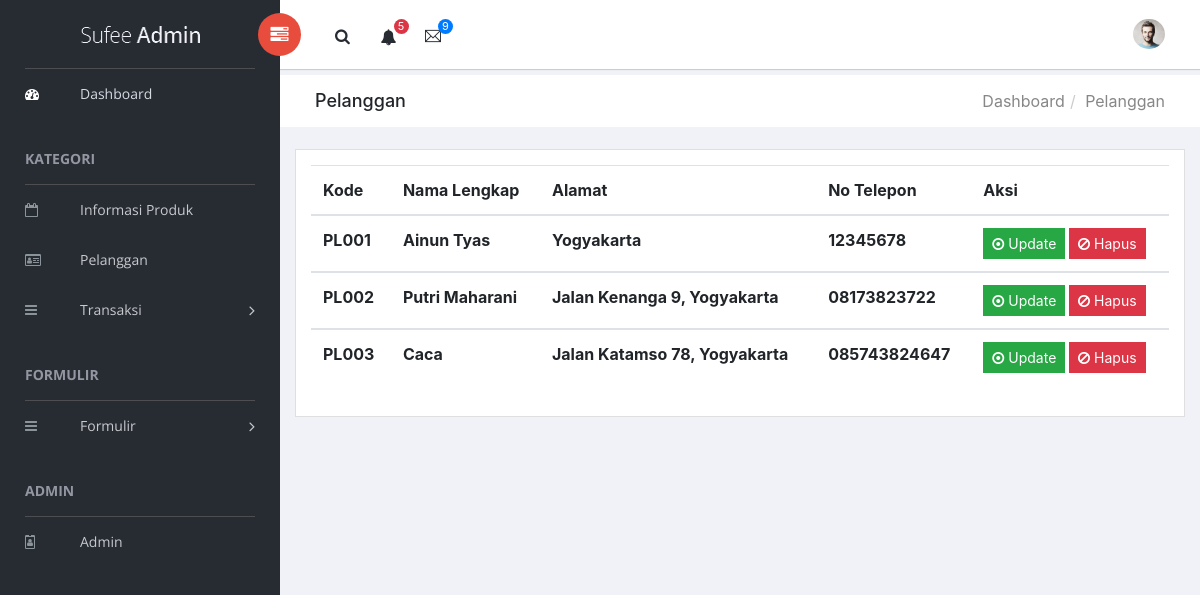
The app's page /pelanggan.php with its own data.
### tables this page shows
CREATE TABLE `pelanggan` (
  `id_pelanggan` char(5) NOT NULL,
  `nama_pelanggan` varchar(30) NOT NULL,
  `alamat_pelanggan` varchar(50) NOT NULL,
  `no_hp` varchar(13) NOT NULL
);

### pelanggan.php (the view, shortened to what this page needs)
<?php
    include 'db.php';
?>
<!doctype html>
<html class="no-js" lang="en">
<head>
    <link rel="stylesheet" href="vendors/bootstrap/dist/css/bootstrap.min.css">
    <link rel="stylesheet" href="vendors/font-awesome/css/font-awesome.min.css">
    <link rel="stylesheet" href="vendors/themify-icons/css/themify-icons.css">
    <link rel="stylesheet" href="vendors/flag-icon-css/css/flag-icon.min.css">
    <link rel="stylesheet" href="vendors/selectFX/css/cs-skin-elastic.css">
    <link rel="stylesheet" href="assets/css/style.css">
</head>
<body>
    <aside id="left-panel" class="left-panel">
        <nav class="navbar navbar-expand-sm navbar-default">
            <div class="navbar-header">
                <a class="navbar-brand" href="./"><img src="images/logo.png" alt="Logo"></a>
            </div>
            <div id="main-menu" class="main-menu collapse navbar-collapse">
                <ul class="nav navbar-nav">
                <li class="active">
                        <a href="index.php"> <i class="menu-icon fa fa-dashboard"></i>Dashboard </a>
                    </li>
                    <h3 class="menu-title">Kategori</h3>
                    <li>
                        <a href="barang.php"> <i class="menu-icon fa fa-calendar-o"></i>Informasi Produk</a>
                    </li>
                    <li>
                        <a href="pelanggan.php"> <i class="menu-icon fa fa-id-card-o"></i>Pelanggan</a>
                    </li>
                    <li class="menu-item-has-children dropdown">
                        <a href="#" class="dropdown-toggle" data-toggle="dropdown" aria-haspopup="true" aria-expanded="false"> <i class="menu-icon fa fa-bars"></i>Transaksi</a>
                    </li>
                    <h3 class="menu-title">Formulir</h3>
                    <li class="menu-item-has-children dropdown">
                        <a href="#" class="dropdown-toggle" data-toggle="dropdown" aria-haspopup="true" aria-expanded="false"> <i class="menu-icon fa fa-bars"></i>Formulir</a>
                    </li>
                    <h3 class="menu-title">Admin</h3>
                    <li>
                        <a href="admin.php"><i class="menu-icon fa fa-id-badge"></i>Admin</a>
                    </li>
                </ul>
            </div>
        </nav>
    </aside>
    <div id="right-panel" class="right-panel">
        <header id="header" class="header">
            <div class="header-menu">
                <div class="col-sm-7">
                    <a id="menuToggle" class="menutoggle pull-left"><i class="fa fa fa-tasks"></i></a>
                    <div class="header-left">
                        <button class="search-trigger"><i class="fa fa-search"></i></button>
                        <div class="dropdown for-notification">
                            <button class="btn btn-secondary dropdown-toggle" type="button" id="notification" data-toggle="dropdown" aria-haspopup="true" aria-expanded="false">
                                <i class="fa fa-bell"></i>
                                <span class="count bg-danger">5</span>
                            </button>
                        </div>
                        <div class="dropdown for-message">
                            <button class="btn btn-secondary dropdown-toggle" type="button"
                                id="message"
                                data-toggle="dropdown" aria-haspopup="true" aria-expanded="false">
                                <i class="ti-email"></i>
                                <span class="count bg-primary">9</span>
                            </button>
                        </div>
                    </div>
                </div>
                <div class="col-sm-5">
                    <div class="user-area dropdown float-right">
                        <a href="#" class="dropdown-toggle" data-toggle="dropdown" aria-haspopup="true" aria-expanded="false">
                            <img class="user-avatar rounded-circle" src="images/admin.jpg" alt="User Avatar">
                        </a>
                    </div>
                    <div class="language-select dropdown" id="language-select">
                        <a class="dropdown-toggle" href="#" data-toggle="dropdown"  id="language" aria-haspopup="true" aria-expanded="true">
                            <i class="flag-icon flag-icon-us"></i>
                        </a>
                    </div>
                </div>
            </div>
        </header>
        <div class="breadcrumbs">
            <div class="col-sm-4">
                <div class="page-header float-left">
                    <div class="page-title">
                        <h1>Pelanggan</h1>
                    </div>
                </div>
            </div>
            <div class="col-sm-8">
                <div class="page-header float-right">
                    <div class="page-title">
                        <ol class="breadcrumb text-right">
                            <li><a href="index.php">Dashboard</a></li>
                            <li><a href="#">Pelanggan</a></li>
                        </ol>
                    </div>
                </div>
            </div>
        </div>
        <div class="content mt-3">
            <div class="animated fadeIn">
                <div class="row">
                    <div class="col-lg-12">
                        <div class="card">
                            <div class="card-body">
                                <table class="table">
                                    <thead>
                                        <tr>
                                            <th scope="col">Kode</th>
                                            <th scope="col">Nama Lengkap</th>
                                            <th scope="col">Alamat</th>
                                            <th scope="col">No Telepon</th>
                                            <th scope="col">Aksi</th>
                                        </tr>
                                    </thead>
                                    <?php
                                        $query = mysqli_query ($koneksi, "select * from pelanggan order by id_pelanggan asc");
                                        while ($data = mysqli_fetch_array($query)){
                                    ?>
                                    <tbody>
                                    <tr>
                                            <th><?php echo $data ['id_pelanggan']; ?></th>
                                            <th><?php echo $data ['nama_pelanggan']; ?></th>
                                            <th><?php echo $data ['alamat_pelanggan']; ?></th>
                                            <th><?php echo $data ['no_hp']; ?></th>
                                            <th><button type="submit" class="btn btn-success btn-sm">
                                                    <a href="form-edit-pelanggan.php?id=<?php echo $data['id_pelanggan']; ?>" class="text-white">
                                                    <i class="fa fa-dot-circle-o"></i> Update
                                                </button>
                                                <button class="btn btn-danger btn-sm">
                                                    <a href="hapus-pelanggan.php?id=<?php echo $data['id_pelanggan']; ?>" class="text-white">
                                                    <i class="fa fa-ban"></i> Hapus
                                                </button>
                                    </tbody>
                                    <?php
                                        }
                                    ?>
                                </table>
                            </div>
                        </div>
                    </div>
                </div>
            </div>
        </div>
    </div>
</body>
</html>

### records on screen
pelanggan: id_pelanggan "PL001", nama_pelanggan "Ainun Tyas", alamat_pelanggan "Yogyakarta", no_hp "12345678"
pelanggan: id_pelanggan "PL002", nama_pelanggan "Putri Maharani", alamat_pelanggan "Jalan Kenanga 9, Yogyakarta", no_hp "08173823722"
pelanggan: id_pelanggan "PL003", nama_pelanggan "Caca", alamat_pelanggan "Jalan Katamso 78, Yogyakarta", no_hp "085743824647"
